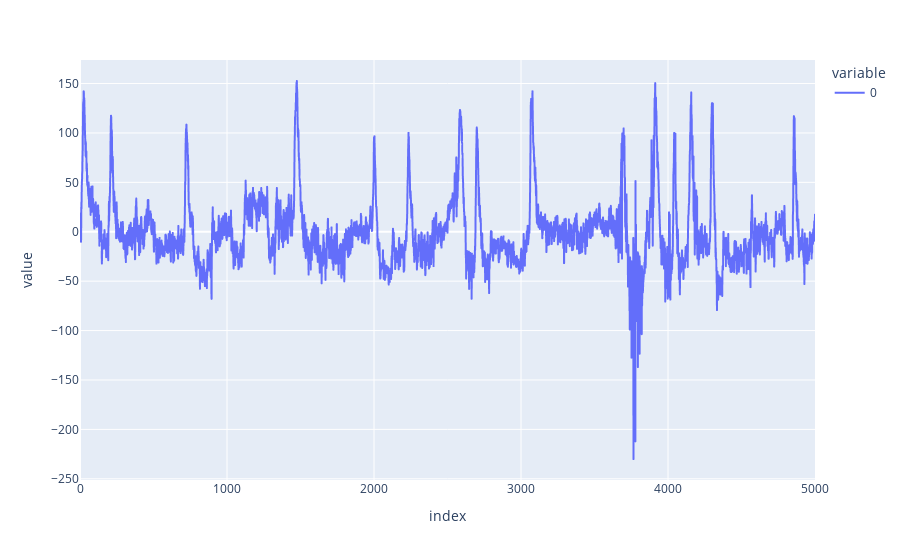

The notebook cell saved with this chart:
### Markdown cell above
### Plotting the signal to show the effect of preprocessing
we will plot the the signal of the first channel of the first subject in the first trial in the first session

### Code cell
fig = px.line(s[0][0][:5001])
fig.show(renderer=rndr)

### Figure 1 — Plotly figure (JSON) as saved in the notebook; plotly's stock layout.template omitted (floating-point values rounded to 4 significant figures; data arrays with more than 128 entries replaced by an {"elided": "..."} marker saying what was removed)
{"data": [{"hovertemplate": "variable=0<br>index=%{x}<br>value=%{y}<extra></extra>", "legendgroup": "0", "line": {"color": "#636efa", "dash": "solid"}, "marker": {"symbol": "circle"}, "mode": "lines", "name": "0", "showlegend": true, "type": "scattergl", "x": {"elided": "5001 int values"}, "xaxis": "x", "y": {"elided": "5001 float values"}, "yaxis": "y"}], "layout": {"legend": {"title": {"text": "variable"}, "tracegroupgap": 0}, "margin": {"t": 60}, "xaxis": {"anchor": "y", "domain": [0, 1], "title": {"text": "index"}}, "yaxis": {"anchor": "x", "domain": [0, 1], "title": {"text": "value"}}}}
